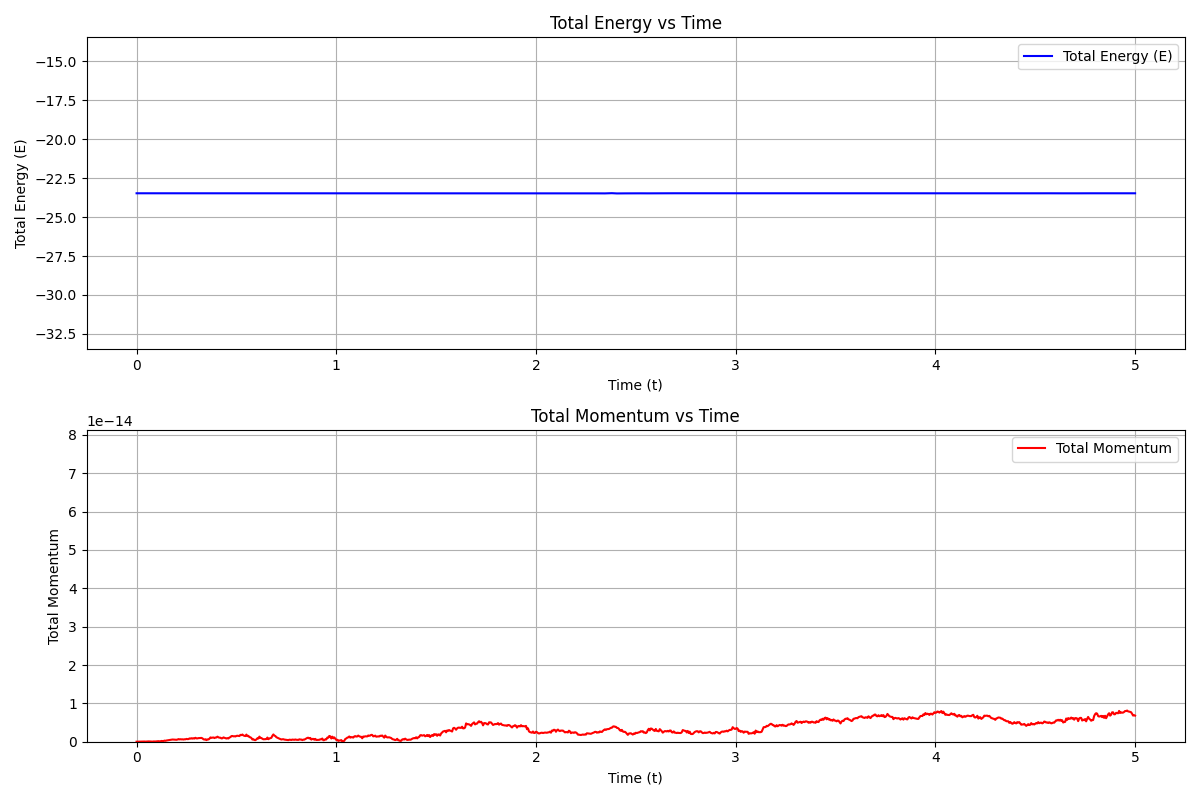

This figure's Python source:
import numpy as np
import matplotlib.pyplot as plt

# 常数定义

mass = 1  # 单个粒子质量（单位：千克）
k_B = 1.38e-23  # 玻尔兹曼常数（单位：焦耳/开尔文）
Lx, Ly = 12.0, 6.0  # 系统的尺寸（单位：米）
temperature = 100  # 初始温度（单位：开尔文）
N = 18  # 粒子数
dt = 0.005  # 时间步长
dt2 = dt ** 2  # 时间步长的平方
area = Lx * Ly  # 体系的面积（二维）


# 粒子的位置初始化
def create_lattice(N, Lx, Ly):
    positions = np.zeros((N, 2))
    num_rows = int(np.sqrt(N))
    num_cols = int(np.ceil(N / num_rows))
    x_spacing = Lx / num_cols
    y_spacing = Ly / num_rows

    index = 0
    for row in range(num_rows):
        for col in range(num_cols):
            if index >= N:
                break
            x_pos = (col + 0.5) * x_spacing
            y_pos = (row + 0.5) * y_spacing
            positions[index] = [x_pos, y_pos]
            index += 1
    return positions


# 粒子的速度初始化
def init_velocity(N, temperature, mass):
    stddev = np.sqrt(k_B * temperature / mass)
    velocities = np.random.normal(0, stddev, (N, 2))
    velocities -= np.mean(velocities, axis=0)  # 保证总动量为0
    return velocities


# 周期性边界条件
def pbc(pos, L):
    return (pos + L) % L


# 计算粒子间的力和势能
def force(dx, dy):
    r2 = dx ** 2 + dy ** 2
    if r2 == 0:  # 避免除以零
        return 0, 0, 0
    r2_inv = 1.0 / r2
    r6_inv = r2_inv ** 3
    f = 24 * r6_inv * (2 * r6_inv - 1) * r2_inv
    fx = f * dx
    fy = f * dy
    potential = 4 * (r6_inv - r6_inv ** 2)
    return fx, fy, potential


# 计算加速度、势能和维里尔
def accel(x, y):
    ax = np.zeros(N)
    ay = np.zeros(N)
    pe = 0.0
    virial = 0.0
    for i in range(N - 1):
        for j in range(i + 1, N):
            dx = pbc(x[i] - x[j], Lx)
            dy = pbc(y[i] - y[j], Ly)
            fx, fy, pot = force(dx, dy)
            ax[i] += fx
            ay[i] += fy
            ax[j] -= fx
            ay[j] -= fy
            pe += pot
            virial += dx * fx + dy * fy
    return ax, ay, pe, virial


# Verlet积分更新粒子的位置和速度
def verlet(x, y, vx, vy, ax, ay):
    # 更新位置
    x += vx * dt + 0.5 * ax * dt2
    y += vy * dt + 0.5 * ay * dt2
    # 周期性边界条件
    x = pbc(x, Lx)
    y = pbc(y, Ly)

    # 计算新的加速度、势能和维里尔
    ax_new, ay_new, pe, virial = accel(x, y)

    # 更新速度
    vx += 0.5 * (ax + ax_new) * dt
    vy += 0.5 * (ay + ay_new) * dt
    ke = 0.5 * mass * np.sum(vx ** 2 + vy ** 2)  # 计算动能
    return x, y, vx, vy, ax_new, ay_new, ke, pe, virial


# 计算总动量
def compute_momentum(vx, vy):
    px = np.sum(mass * vx)
    py = np.sum(mass * vy)
    return np.sqrt(px ** 2 + py ** 2)


# 初始化
positions = create_lattice(N, Lx, Ly)
velocities = init_velocity(N, temperature, mass)
x, y = positions[:, 0], positions[:, 1]
vx, vy = velocities[:, 0], velocities[:, 1]
ax = np.zeros(N)
ay = np.zeros(N)

# 存储数据
t_values = []
T_values = []
E_values = []
P_values = []
momentum_values = []
pressure_diff_values = []

# 主循环
t = 0.0
while t < 20.0:
    # 使用Verlet积分更新粒子位置和速度
    x, y, vx, vy, ax, ay, ke, pe, virial = verlet(x, y, vx, vy, ax, ay)

    total_energy = ke + pe
    total_momentum = compute_momentum(vx, vy)

    # 计算压力 (Virial方法)
    pressure = (2 / 3 * ke / area) + (virial / (2 * area))

    # 计算温度（使用动能和理想气体公式）
    T = (2 * ke) / (3 * N * k_B)

    # 计算理想气体压强
    P_ideal = (N * k_B * T) / area

    # 计算压强差值
    pressure_diff = pressure - P_ideal

    # 存储数据
    t_values.append(t)
    E_values.append(total_energy)
    P_values.append(pressure)
    momentum_values.append(total_momentum)
    pressure_diff_values.append(pressure_diff)
    T_values.append(T)

    t += dt  # 更新时间

# 绘制结果
plt.figure(figsize=(12, 8))

# 总能量
plt.subplot(2, 1, 1)
plt.plot(t_values, E_values, label='Total Energy (E)', color='blue')
plt.xlabel('Time (t)')
plt.ylabel('Total Energy (E)')
plt.title('Total Energy vs Time')
plt.grid(True)
plt.legend()

# 总动量
plt.subplot(2, 1, 2)
plt.plot(t_values, momentum_values, label='Total Momentum', color='red')
plt.xlabel('Time (t)')
plt.ylabel('Total Momentum')
plt.title('Total Momentum vs Time')
plt.grid(True)
plt.legend()

plt.tight_layout()
plt.show()

# 温度和压力图
plt.figure(figsize=(12, 8))

# 温度
plt.subplot(2, 1, 1)
plt.plot(t_values, T_values, label='Temperature', color='blue')
plt.xlabel('Time (t)')
plt.ylabel('Temperature')
plt.title('Temperature vs Time')
plt.grid(True)
plt.legend()

# 压力
plt.subplot(2, 1, 2)
plt.plot(t_values, P_values, label='Pressure', color='red')
plt.xlabel('Time (t)')
plt.ylabel('Pressure')
plt.title('Pressure vs Time')
plt.grid(True)
plt.legend()

plt.tight_layout()
plt.show()

# 压力差异图
plt.figure(figsize=(10, 6))
plt.plot(t_values, pressure_diff_values, label="Pressure Difference (Simulation - Ideal)")
plt.xlabel('Time (s)')
plt.ylabel('Pressure Difference (Pa)')
plt.title('Difference Between Simulation Pressure and Ideal Gas Pressure')
plt.legend()
plt.grid(True)
plt.show()
